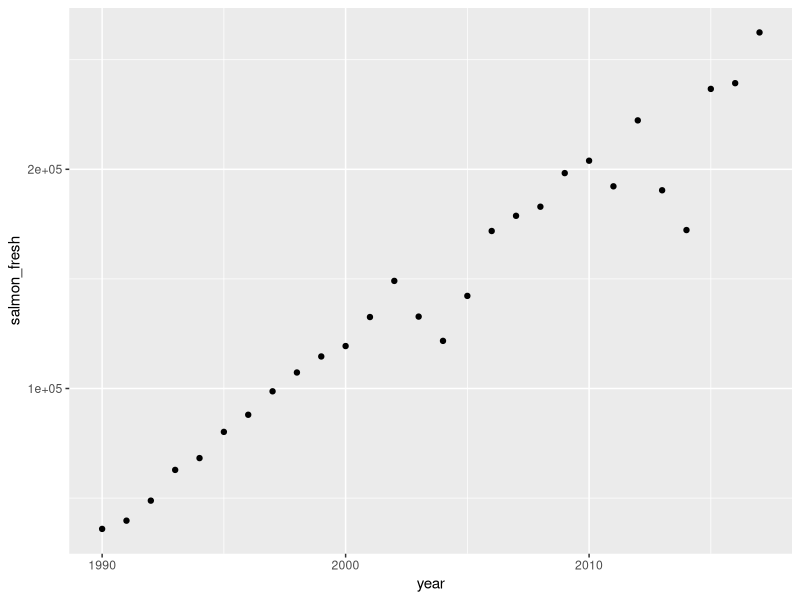
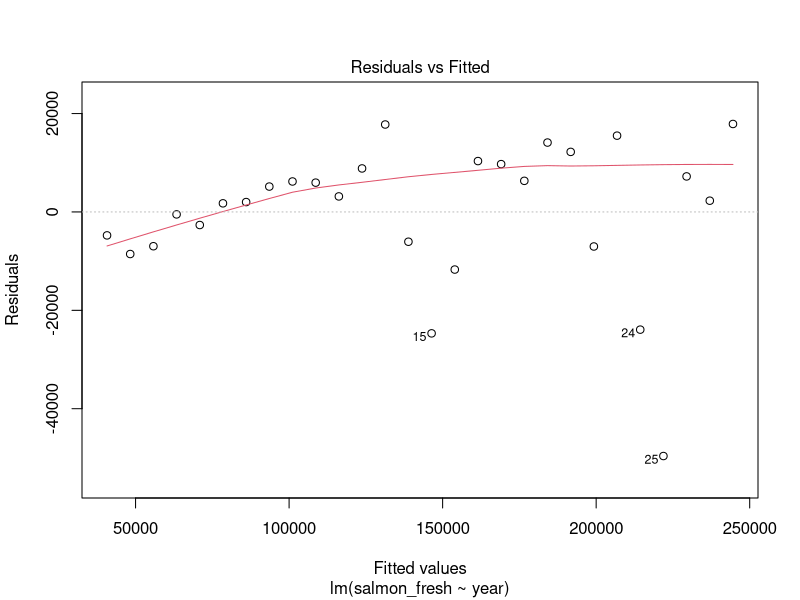
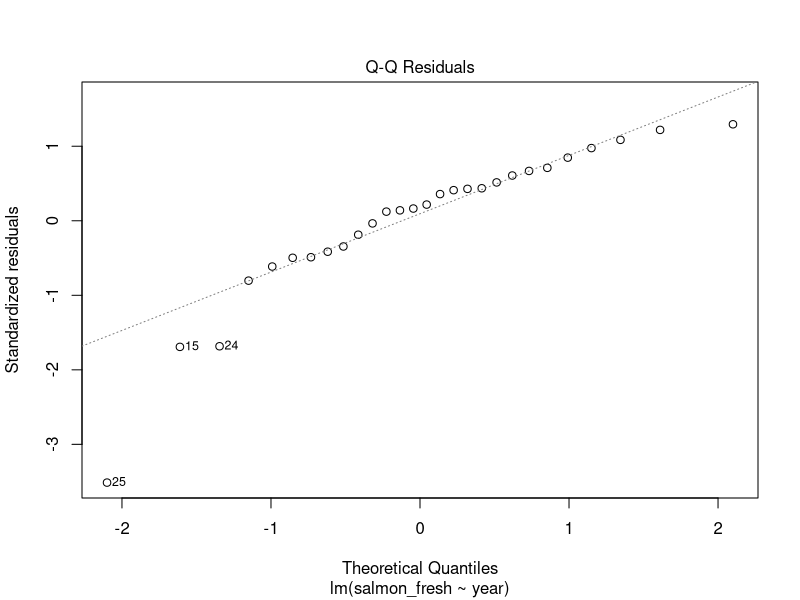
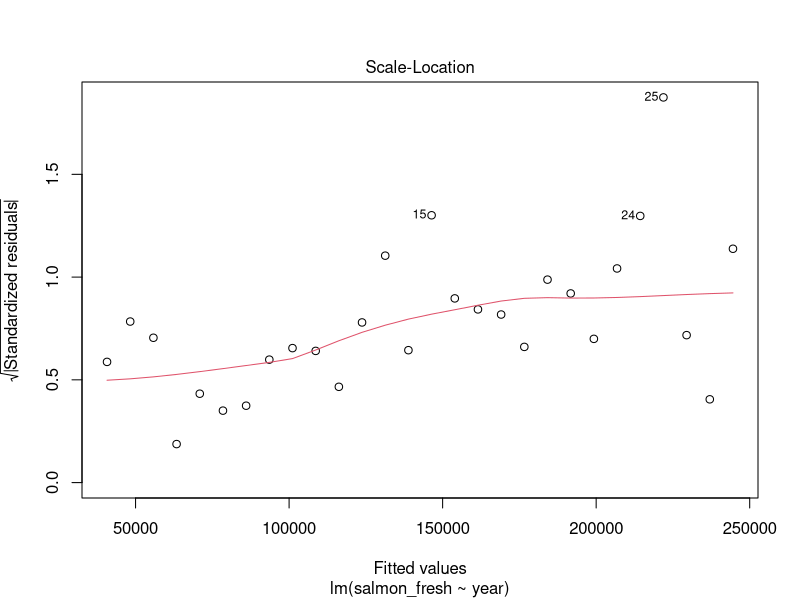
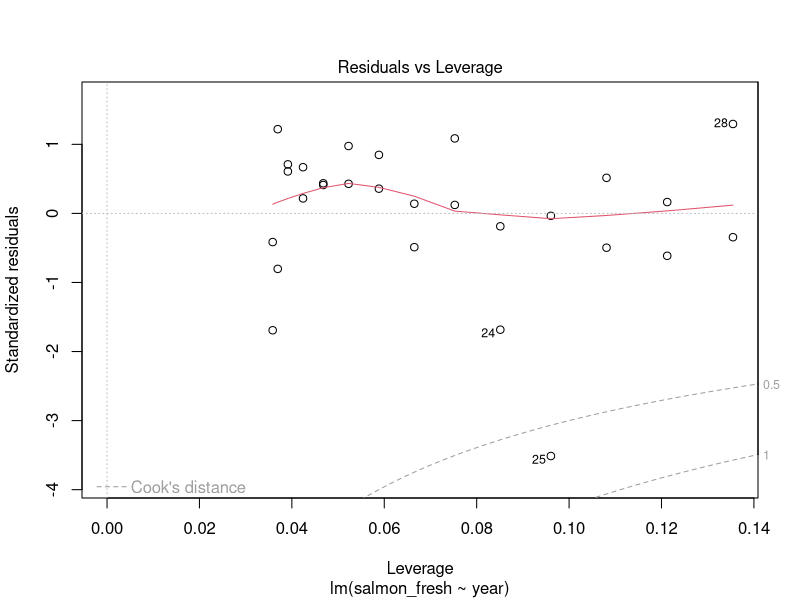
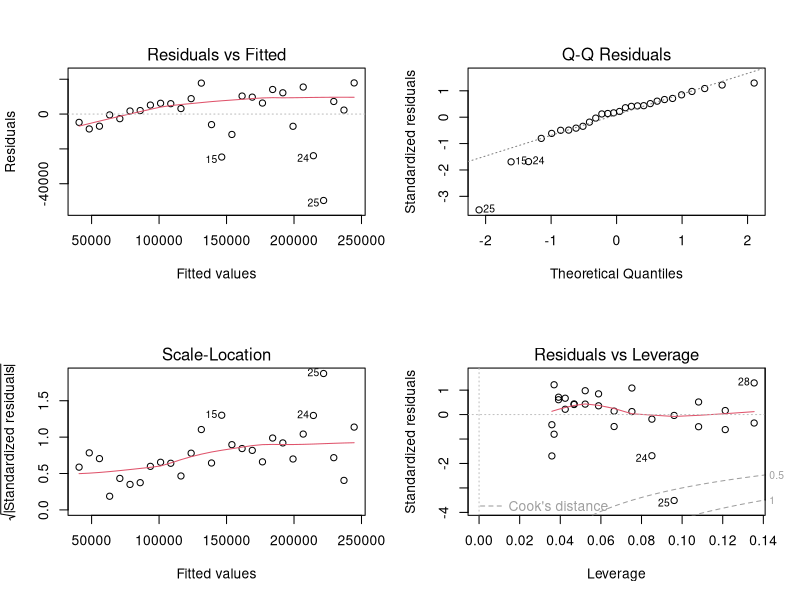

Here is the R script that generated these plots, in order:
## ---- chunk 1
knitr::opts_chunk$set(echo = TRUE)
## ---- chunk 2

library(tidyverse)

## ---- chunk 3

salmon <- read_csv("SalmonExports.csv")

## ---- chunk 4

salmon_plot <- ggplot(salmon, aes(x = year, y = salmon_fresh)) +
  geom_point()

salmon_plot
  
# Describing the relationship between year and fresh salmon imports using linear regression makes sense becaue the data appears linear 

## ---- chunk 5

# Perform linear regression to describe the trend in total volume of fresh salmon imported to the U.S.from 1990 - 2017.

salmon_model <- lm(salmon_fresh ~ year, data = salmon)

salmon_model

# Determine the model equaiton: recall... y= B0 + B1x + E

# Model equation: Salmon Imports(tons) = - 14982940 + 7550(year)

# The slope means that each year, salmon imports increase by 7550 pounds on average.
# The y-intercept means that at year 0, salmon imports are expected to be -14982940 pounds. This y-intercept is concerning because imports cannot be a negative number. This model should not be used to extrapolate for past values of salmon imports.

## ---- chunk 6

plot(salmon_model)

# The residuals appear normally distributed

# Points 15, 24, 25, and 28 appear to be outliers

# Use the code below to view all four diagnostic plots at once, and have them appear in a knitted document. 

par(mfrow = c(2,2))
plot(salmon_model)

## ---- chunk 7

summary(salmon_model) 

# Year significantly predicts salmon imports (p < 0.001)

# The R-squared value means that 94.8% of variance in salmon imports is explained by year. 

# 5.2% of the variance in salmon imports in not explained by year. 

## ---- chunk 8



